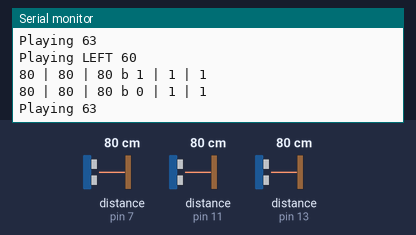
Bench run of a sketch on a simulated Arduino Uno, built with avr-gcc and run on an emulated ATmega328P. On the bench: the last lines printed to the serial monitor. Wiring (inferred from the names in the program): 3 × ultrasonic range finder: trigger pin 6, echo pin 7 / trigger pin 10, echo pin 11 / trigger pin 12, echo pin 13. Inputs (shaded band) come from the test bench; at power-on: distance to the obstacle (sensors on pin 7, pin 11, pin 13) 80 cm. The echo pulse lasts 58.3 µs per cm.

Above: at 1.2 s.
1.3 s: distance to the obstacle (sensor on pin 7) set to 60 cm
At 1.4 s:
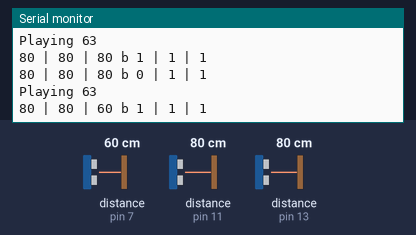
4.3 s: distance to the obstacle (sensor on pin 11) set to 2 cm
At 4.41 s:
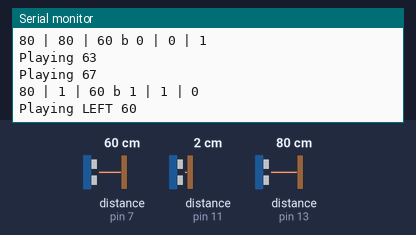
7.3 s: distance to the obstacle (sensor on pin 13) set to 2 cm
At 7.35 s:
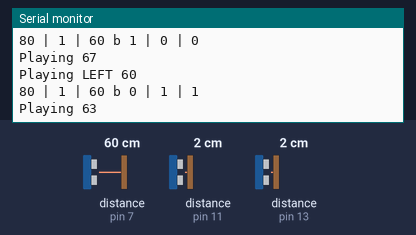
10.3 s: distance to the obstacle (sensor on pin 7) set to 2 cm
At 10.36 s:
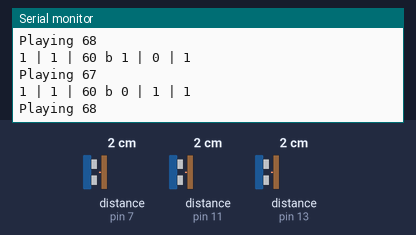
13.3 s: distance to the obstacle (sensor on pin 11) set to 103 cm
At 13.36 s:
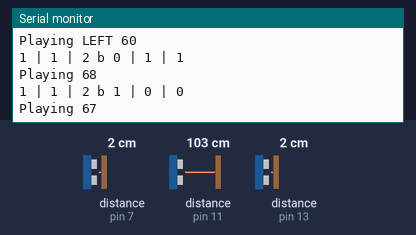
16.3 s: distance to the obstacle (sensor on pin 13) set to 18 cm
At 16.34 s:
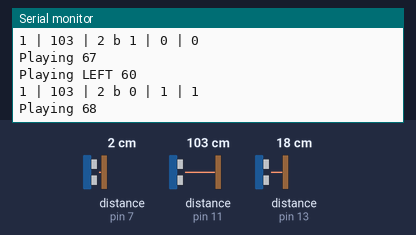
Timing chart, 0 to 19.3 s (numbered marks = the images above; inputs shaded):
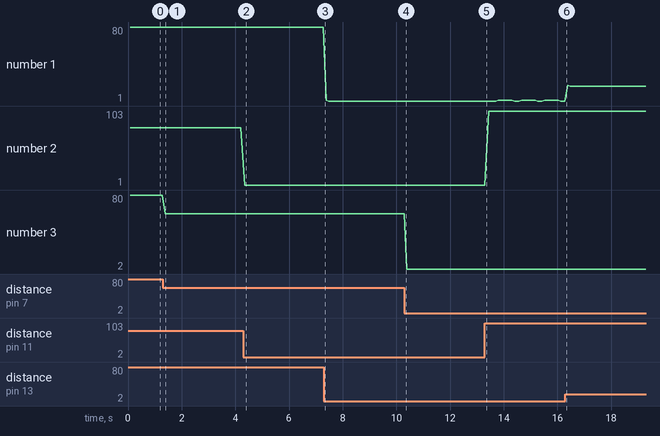

Measured:
- after the input at 1.3 s, the serial monitor: prints a new line after 0.09 s (image 1)
- after the input at 4.3 s, the serial monitor: prints a new line after 0.05 s (image 2)
- plotted number 1: 1 → 17 after the input at 16.3 s
- plotted number 2: 1 → 103 after the input at 13.3 s

The sketch:

HumanTwoPointOhFinalCode.ino
```cpp
#include <SoftwareSerial.h>

// define the pins used
#define VS1053_RX  2 // This is the pin that connects to the RX pin on VS1053

#define VS1053_RESET 9 // This is the pin that connects to the RESET pin on VS1053
// If you have the Music Maker shield, you don't need to connect the RESET pin!

// If you're using the VS1053 breakout:
// Don't forget to connect the GPIO #0 to GROUND and GPIO #1 pin to 3.3V
// If you're using the Music Maker shield:
// Don't forget to connect the GPIO #1 pin to 3.3V and the RX pin to digital #2

// See http://www.vlsi.fi/fileadmin/datasheets/vs1053.pdf Pg 31
#define VS1053_BANK_DEFAULT 0x00
#define VS1053_BANK_DRUMS1 0x78
#define VS1053_BANK_DRUMS2 0x7F
#define VS1053_BANK_MELODY 0x79


// See http://www.vlsi.fi/fileadmin/datasheets/vs1053.pdf Pg 32 for more!
#define VS1053_GM1_OCARINA 80
#define VS1053_GM1_RAIN 87
#define VS1053_GM1_PIANO 1
#define VS1053_GM1_SLAPBASS 38
#define VS1053_GM1_OOH 54
#define VS1053_GM1_ORGAN 54
int instrument_choice = VS1053_GM1_OCARINA ;

#define MIDI_NOTE_ON  0x90
#define MIDI_NOTE_OFF 0x80
#define MIDI_CHAN_MSG 0xB0
#define MIDI_CHAN_BANK 0x00
#define MIDI_CHAN_VOLUME 0x07
#define MIDI_CHAN_STEREO 0x0A
#define MIDI_CHAN_PROGRAM 0xC0

//Set pins for ultrasound device
#define US_1_TRIG 12 //CENTER
#define US_1_ECHO 13
#define US_2_TRIG 10 //RIGHT
#define US_2_ECHO 11
#define US_3_TRIG 6 //LEFT
#define US_3_ECHO 7


//Set some parameters for the distance sensor
#define US_VALUES_MAX 300
#define US_VALUES_MIN 10

//Set parameters for notes
#define SOUND_SCALE_NUM_NOTES 24
#define SOUND_SCALE_MAX 68
#define SOUND_DURATION_MAX 200
#define SOUND_DURATION_MIN 10

#define SOUND_PERIOD_MAX 2000
#define SOUND_PERIOD_MIN 100

#define SOUND_LEFT_NOTE 60 // C4
#define SOUND_RIGHT_NOTE 67 // G4
long dist_cm_us1 = 0;
long last_dist_1 = 0;
long dist_cm_us2 = 0;
long dist_cm_us3 = 0;
int current_note = 0;
int next_note = 0;
int note_duration = 0;
SoftwareSerial VS1053_MIDI(0, 2); // TX only, do not use the 'rx' side
// on a Mega/Leonardo you may have to change the pin to one that
// software serial support uses OR use a hardware serial port!

// timing things
unsigned long compareTime1,compareTime2,compareTime3 ;
unsigned long delayAmountMillis1 = 10; //millis to delay between sound files
unsigned long delayAmountMillis2 = 10; //millis to delay between sound files
unsigned long delayAmountMillis3 = 10; //millis to delay between sound files
boolean bDelayStarted1 = false; //Center
boolean bDelayStarted2 = false; //Right
boolean bDelayStarted3 = false; //Left

void setup() {
  Serial.begin(9600);
  Serial.println("VS1053 MIDI test");

  VS1053_MIDI.begin(31250); // MIDI uses a 'strange baud rate'

  pinMode(VS1053_RESET, OUTPUT);
  digitalWrite(VS1053_RESET, LOW);
  delay(10);
  digitalWrite(VS1053_RESET, HIGH);
  delay(10);

  midiSetChannelBank(0, VS1053_BANK_MELODY);
  midiSetInstrument(0, instrument_choice);
  midiSetChannelVolume(0, 127);

  //Set an instrument for the right ear (sensor #2)
  midiSetChannelBank(1, VS1053_BANK_MELODY);
  midiSetInstrument(1, VS1053_GM1_PIANO);
  midiSetChannelVolume(1, 127);
  midiSetChannelStereo(1, 127);

  //Set an instrument for the left ear (sensor #3)
  midiSetChannelBank(2, VS1053_BANK_MELODY);
  midiSetInstrument(2, VS1053_GM1_PIANO);
  midiSetChannelVolume(2, 127);
  midiSetChannelStereo(1, 0);
}

void loop() {


  dist_cm_us1 = getDistance(1);
  delay(20);
  dist_cm_us2 = getDistance(2);
  delay(20);
  dist_cm_us3 = getDistance(3);

  Serial.print(dist_cm_us1);
  Serial.print(" | ");
  Serial.print(dist_cm_us2);
  Serial.print(" | ");
  Serial.print(dist_cm_us3);
  Serial.print(" b ");
  Serial.print(bDelayStarted1);
  Serial.print(" | ");
  Serial.print(bDelayStarted2);
  Serial.print(" | ");
  Serial.println(bDelayStarted3);


  // Map the distance from the device to the number of notes from the lowest note
  //Front sensor
  if (!bDelayStarted1 && (dist_cm_us1!=0)){

    compareTime1 = millis(); //set the comparison to store the current time
    next_note = map(dist_cm_us1, US_VALUES_MIN, US_VALUES_MAX, 0, SOUND_SCALE_NUM_NOTES); //calcuates number of notes
    next_note = SOUND_SCALE_MAX - next_note; //number of notes from highest note

    midiNoteOn(0, next_note , 127);
    delay(50);
    midiNoteOff(0, next_note , 127);
    Serial.print("Playing ");
    Serial.print(next_note);
    Serial.println();

    note_duration = map(dist_cm_us1, US_VALUES_MIN, US_VALUES_MAX, SOUND_DURATION_MIN, SOUND_DURATION_MAX); //calcuates number of notes

    delayAmountMillis1 = note_duration;
     bDelayStarted1 = true; // switch this off so the events are momentary
  }
  else {
    if(millis() - compareTime1 > delayAmountMillis1){ //wait for the delay time to pass
      //Serial.println("time's up!"); //just for debug
      bDelayStarted1 = false; //switch back to momentary trigger
    }
  }


  //Right one
  if (!bDelayStarted2 && (dist_cm_us2 != 0)){

    compareTime2 = millis(); //set the comparison to store the current time
    next_note = SOUND_RIGHT_NOTE;

    midiNoteOn(1, next_note , 127);
    delay(50);
    midiNoteOff(1, next_note , 127);
    Serial.print("Playing ");
    Serial.print(next_note);
    Serial.println();

    note_duration = map(dist_cm_us2, US_VALUES_MIN, US_VALUES_MAX, SOUND_PERIOD_MIN, SOUND_PERIOD_MAX); //calcuates number of notes

    delayAmountMillis2 = note_duration;

    bDelayStarted2 = true;
  }
  else { if(millis() - compareTime2 > delayAmountMillis2){ //wait for the delay time to pass
      bDelayStarted2 = false; //switch back to momentary trigger
    }
  }


  //Left one
  if (!bDelayStarted3 && (dist_cm_us3 != 0)){

    compareTime3 = millis(); //set the comparison to store the current time

    next_note = SOUND_LEFT_NOTE;

    midiNoteOn(2, next_note , 127);
    delay(50);
    midiNoteOff(2, next_note , 127);
    Serial.print("Playing LEFT ");
    Serial.print(next_note);
    Serial.println();

    note_duration = map(dist_cm_us3, US_VALUES_MIN, US_VALUES_MAX, SOUND_PERIOD_MIN, SOUND_PERIOD_MAX); //calcuates number of notes

    delayAmountMillis3 = note_duration;

    bDelayStarted3 = true;
  }
  else { if(millis() - compareTime3 > delayAmountMillis3){ //wait for the delay time to pass
      bDelayStarted3 = false; //switch back to momentary trigger
    }
  }

}

void midiSetInstrument(uint8_t chan, uint8_t inst) {
  if (chan > 15) return;
  inst --; // page 32 has instruments starting with 1 not 0 :(
  if (inst > 127) return;

  VS1053_MIDI.write(MIDI_CHAN_PROGRAM | chan);
  VS1053_MIDI.write(inst);
}

void midiSetChannelStereo(uint8_t chan, uint8_t panVal) {
  if (chan > 15) return;
  if (panVal > 127) return;

  VS1053_MIDI.write(MIDI_CHAN_MSG | chan);
  VS1053_MIDI.write(MIDI_CHAN_STEREO);
  VS1053_MIDI.write(panVal);
}

void midiSetChannelVolume(uint8_t chan, uint8_t vol) {
  if (chan > 15) return;
  if (vol > 127) return;

  VS1053_MIDI.write(MIDI_CHAN_MSG | chan);
  VS1053_MIDI.write(MIDI_CHAN_VOLUME);
  VS1053_MIDI.write(vol);
}

void midiSetChannelBank(uint8_t chan, uint8_t bank) {
  if (chan > 15) return;
  if (bank > 127) return;

  VS1053_MIDI.write(MIDI_CHAN_MSG | chan);
  VS1053_MIDI.write((uint8_t)MIDI_CHAN_BANK);
  VS1053_MIDI.write(bank);
}

void midiNoteOn(uint8_t chan, uint8_t n, uint8_t vel) {
  if (chan > 15) return;
  if (n > 127) return;
  if (vel > 127) return;

  VS1053_MIDI.write(MIDI_NOTE_ON | chan);
  VS1053_MIDI.write(n);
  VS1053_MIDI.write(vel);
}

void midiNoteOff(uint8_t chan, uint8_t n, uint8_t vel) {
  if (chan > 15) return;
  if (n > 127) return;
  if (vel > 127) return;

  VS1053_MIDI.write(MIDI_NOTE_OFF | chan);
  VS1053_MIDI.write(n);
  VS1053_MIDI.write(vel);
}

long getDistance(int usDevice)
{
  // establish variables for duration of the ping,
  // and the distance result in inches and centimeters:
  long duration, cm;

  int trigPin = US_1_TRIG;
  int echoPin = US_1_ECHO;

  if (usDevice==2){
    trigPin = US_2_TRIG;
    echoPin = US_2_ECHO;
  }
  if (usDevice==3){
    trigPin = US_3_TRIG;
    echoPin = US_3_ECHO;
  }

  // The sensor is triggered by a HIGH pulse of 10 or more microseconds.
  // Give a short LOW pulse beforehand to ensure a clean HIGH pulse:
  pinMode(trigPin, OUTPUT);
  digitalWrite(trigPin, LOW);
  delayMicroseconds(2);
  digitalWrite(trigPin, HIGH);
  delayMicroseconds(10);
  digitalWrite(trigPin, LOW);

  // Read the signal from the sensor: a HIGH pulse whose
  // duration is the time (in microseconds) from the sending
  // of the ping to the reception of its echo off of an object.
  pinMode(echoPin, INPUT);
  duration = pulseIn(echoPin, HIGH, 25000);

  // convert the time into a distance
  cm = microsecondsToCentimeters(duration);

  return cm;
}
long microsecondsToCentimeters(long microseconds)
{
  // The speed of sound is 340 m/s or 29 microseconds per centimeter.
  // The ping travels out and back, so to find the distance of the
  // object we take half of the distance travelled.
  return microseconds / 29 / 2;
}
```
